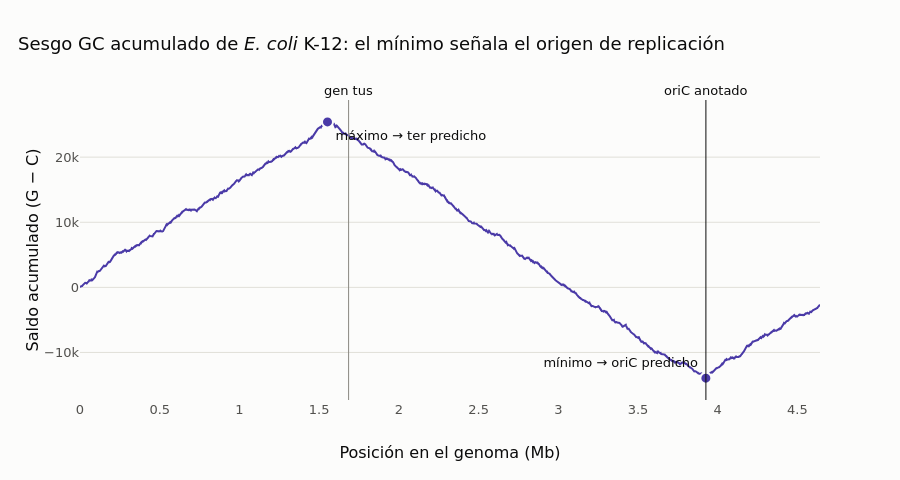

The cell this chart's notebook holds for it:
### Markdown cell above
🔎 **Qué observamos.** El genoma se divide limpiamente en dos mitades de signo opuesto. El sesgo acumulado tiene
forma de "V" invertida con el mínimo prácticamente encima del *oriC* anotado y el máximo cerca del gen `tus`, en el
lado opuesto del círculo. Con **un cálculo de una línea sobre la secuencia**, sin pipetas ni geles, hemos ubicado
el origen de replicación con un error de unas pocas kilobases en un genoma de 4.6 millones.

Note también que el sesgo por ventana es pequeño (de unos pocos puntos porcentuales) y ruidoso: por eso el saldo
acumulado es mucho más útil que las ventanas sueltas.

### 🖱️ Gráfico interactivo: explore el sesgo acumulado

Pase el cursor por la curva para ver la posición exacta y el saldo; haga zoom arrastrando un rectángulo (doble clic
para volver). Acérquese a la región de *oriC*: ¿qué tan "puntiagudo" es el mínimo?

### Code cell
step_i = 500
x_mb = np.arange(0, L, step_i) / 1e6
fig_i = go.Figure()
fig_i.add_trace(go.Scatter(
    x=x_mb, y=cs[::step_i], mode="lines", line=dict(color=ec.VIOLET, width=2), name="sesgo acumulado",
    hovertemplate="Posición: %{x:.3f} Mb<br>Saldo G−C acumulado: %{y:,}<extra></extra>"))
fig_i.add_trace(go.Scatter(
    x=[pred_ori / 1e6, pred_ter / 1e6], y=[cs[pred_ori - 1], cs[pred_ter - 1]], mode="markers+text",
    marker=dict(size=11, color=ec.VIOLET, line=dict(color=ec.SURFACE, width=2)),
    text=["mínimo → oriC predicho", "máximo → ter predicho"], textposition=["top left", "bottom right"],
    name="predicciones", hovertemplate="%{text}<br>%{x:.3f} Mb<extra></extra>"))
fig_i.add_vline(x=ori_mid / 1e6, line=dict(color=ec.INK, width=1),
                annotation_text="oriC anotado", annotation_position="top")
fig_i.add_vline(x=np.mean(TUS_ANNOT) / 1e6, line=dict(color=ec.MUTED, width=1),
                annotation_text="gen tus", annotation_position="top")
fig_i.update_layout(
    title=dict(text="Sesgo GC acumulado de <i>E. coli</i> K-12: el mínimo señala el origen de replicación"),
    xaxis_title="Posición en el genoma (Mb)", yaxis_title="Saldo acumulado (G − C)",
    height=480, showlegend=False, hovermode="x unified")
fig_i.show()

### Figure 1 — Plotly figure (JSON) as saved in the notebook; plotly's stock layout.template omitted (floating-point values rounded to 4 significant figures; data arrays with more than 128 entries replaced by an {"elided": "..."} marker saying what was removed)
{"data": [{"hovertemplate": "Posición: %{x:.3f} Mb<br>Saldo G−C acumulado: %{y:,}<extra></extra>", "line": {"color": "#4a3aa7", "width": 2}, "mode": "lines", "name": "sesgo acumulado", "type": "scatter", "x": {"elided": "9284 float values"}, "y": {"elided": "9284 int values"}}, {"hovertemplate": "%{text}<br>%{x:.3f} Mb<extra></extra>", "marker": {"color": "#4a3aa7", "line": {"color": "#fcfcfb", "width": 2}, "size": 11}, "mode": "markers+text", "name": "predicciones", "text": ["mínimo → oriC predicho", "máximo → ter predicho"], "textposition": ["top left", "bottom right"], "type": "scatter", "x": [3.926, 1.552], "y": [-13943, 25418]}], "layout": {"annotations": [{"showarrow": false, "text": "oriC anotado", "x": 3.926, "xanchor": "center", "xref": "x", "y": 1, "yanchor": "bottom", "yref": "y domain"}, {"showarrow": false, "text": "gen tus", "x": 1.685, "xanchor": "center", "xref": "x", "y": 1, "yanchor": "bottom", "yref": "y domain"}], "height": 480, "hovermode": "x unified", "shapes": [{"line": {"color": "#0b0b0b", "width": 1}, "type": "line", "x0": 3.926, "x1": 3.926, "xref": "x", "y0": 0, "y1": 1, "yref": "y domain"}, {"line": {"color": "#898781", "width": 1}, "type": "line", "x0": 1.685, "x1": 1.685, "xref": "x", "y0": 0, "y1": 1, "yref": "y domain"}], "showlegend": false, "title": {"text": "Sesgo GC acumulado de <i>E. coli</i> K-12: el mínimo señala el origen de replicación"}, "xaxis": {"title": {"text": "Posición en el genoma (Mb)"}}, "yaxis": {"title": {"text": "Saldo acumulado (G − C)"}}}}
